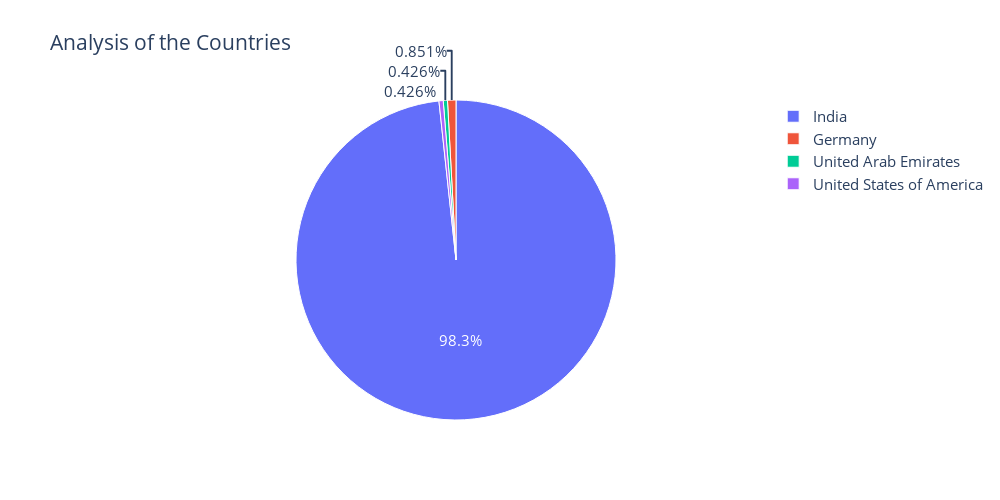

Notebook cell for this chart:
### Code cell
fig = go.Figure(data= [go.Pie(labels = YCC.index, values = YCC.values)])
fig.update_layout(title  = 'Analysis of the Countries',height = 500,width = 1000,font= dict(size = 15))
fig.update_traces(marker = dict(line = dict(color = "white",width = 1)), textfont_size = 15)
fig.show()

### Figure 1 — Plotly figure (JSON) as saved in the notebook; plotly's stock layout.template omitted (floating-point values rounded to 4 significant figures)
{"data": [{"labels": ["India", "Germany", "United Arab Emirates", "United States of America"], "marker": {"line": {"color": "white", "width": 1}}, "textfont": {"size": 15}, "type": "pie", "values": [231, 2, 1, 1]}], "layout": {"font": {"size": 15}, "height": 500, "title": {"text": "Analysis of the Countries"}, "width": 1000}}
